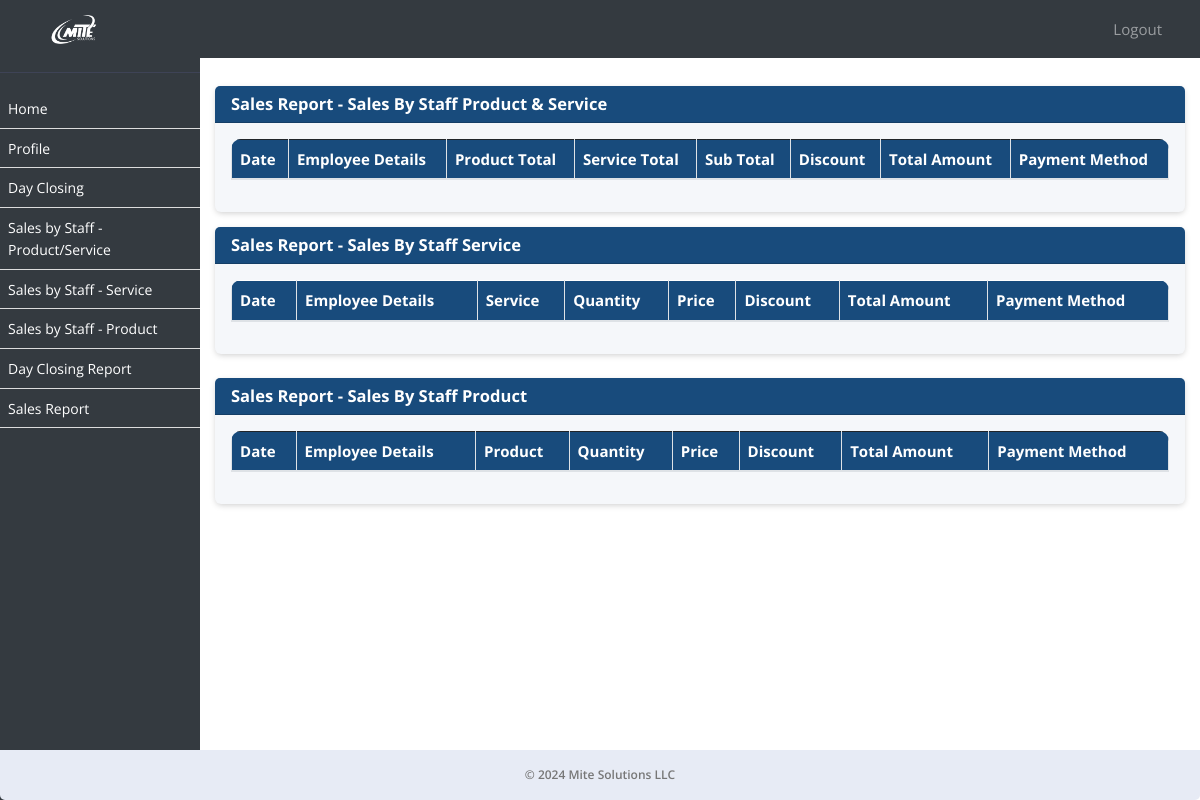
Page /sale/sales-report/ (signed in) on the earlier database version.
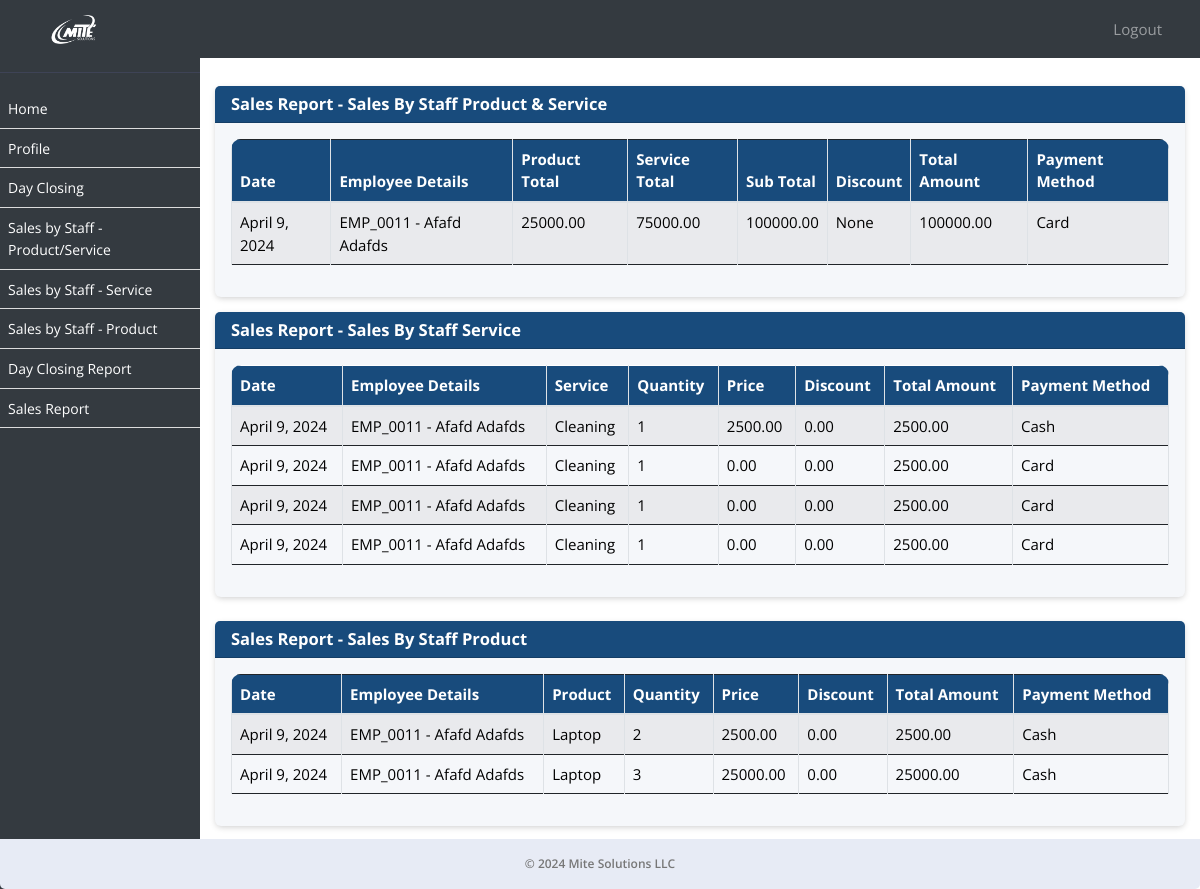
Same page on the later database version.
### ezshopapp/models.py (models this page shows, shortened)
class Module(models.Model):
    URL_CHOICES = [
        ('/sale/dayclosing/', 'Day Closing'),
        ('/dayclosing/admin/', 'Admin Day Closing'),
        ('/sale/sales-by-staff-item-service/', 'Sales by Staff - Product/Service'),
        ('/sale/sales-by-staff-service/', 'Sales by Staff - Service'),
        ('/sale/sales-by-staff-item/', 'Sales by Staff - Product'),
        ('/sale/day-closing-report/', 'Day Closing Report'),
        ('/sale/sales-report/', 'Sales Report'),
    ]
    URL_NAMES = [
        ('Day Closing', '/sale/dayclosing/'),
        ('Admin Day Closing', '/dayclosing/admin/'),
        ('Sales by Staff - Product/Service', '/sale/sales-by-staff-item-service/'),
        ('Sales by Staff - Service', '/sale/sales-by-staff-service/'),
        ('Sales by Staff - Product', '/sale/sales-by-staff-item/'),
        ('Day Closing Report', '/sale/day-closing-report/'),
        ('Sales Report', '/sale/sales-report/'),
    ]
    url = models.CharField(max_length=150, choices=URL_CHOICES, null=True, verbose_name='Page Name')
    name = models.CharField(max_length=50, choices=URL_NAMES, null=True, verbose_name='Page URL')
    created_on = models.DateTimeField(auto_now_add=True, null=True)

class SalesByStaffItemService(models.Model):
    date = models.DateField(_("Date"))
    employee = models.ForeignKey(Employee, on_delete=models.CASCADE, verbose_name=_("Employee"), null=True)
    product = models.ForeignKey(Product, on_delete=models.CASCADE, verbose_name=_("Product"),  null=True)
    pquantity = models.PositiveIntegerField(_("Product Quantity"),  null=True)
    pprice = models.DecimalField(max_digits=10, decimal_places=2, verbose_name=_("Product Price"),  null=True)
    service = models.ForeignKey(Service, on_delete=models.CASCADE, verbose_name=_("Service"),  null=True)
    squantity = models.PositiveIntegerField(_("Service Quantity"),  null=True)
    sprice = models.DecimalField(max_digits=10, decimal_places=2, verbose_name=_("Service Price"),  null=True)
    sub_total = models.DecimalField(max_digits=10, decimal_places=2, verbose_name=_("Sub Total"))
    discount = models.DecimalField(max_digits=10, decimal_places=2, verbose_name=_("Discount"), null=True)
    total_amount = models.DecimalField(max_digits=10, decimal_places=2, verbose_name=_("Total Amount"), null=True)
    payment_method = models.CharField(max_length=20, choices=PAYMENT_METHOD_CHOICES, verbose_name=_("Payment Method"))
    created_on = models.DateTimeField(auto_now_add=True, null=True)
    itemtotal = models.DecimalField(max_digits=10, decimal_places=2, verbose_name=_("Products Total"), null=True)
    servicetotal = models.DecimalField(max_digits=10, decimal_places=2, verbose_name=_("Service Total"), null=True)

class Employee(models.Model):
    employee_id = models.CharField(max_length=10, unique=True)
    username = models.CharField(max_length=50, null=True)
    password = models.CharField(max_length=50, null=True)
    business_profile = models.CharField(max_length=255, null=True)
    business_profile_id = models.IntegerField(null=True)
    first_name = models.CharField(max_length=255)
    second_name = models.CharField(max_length=255)
    nationality = models.CharField(max_length=255)
    mobile_no = models.CharField(max_length=20, blank=True, null=True)
    passport_no = models.CharField(max_length=20, unique=True)
    passport_expiration_date = models.DateField()
    emirates_id = models.CharField(max_length=20, unique=True)
    id_expiration_date = models.DateField()
    basic_pay = models.DecimalField(max_digits=10, decimal_places=2)
    house_allowance = models.DecimalField(max_digits=10, decimal_places=2, default=0)
    transportation_allowance = models.DecimalField(max_digits=10, decimal_places=2, default=0)
    commission_percentage = models.DecimalField(max_digits=5, decimal_places=2, default=0, validators=[MinValueValidator(0)])
    joining_date = models.DateField()
    job_role = models.ForeignKey(Role, on_delete=models.SET_NULL, null=True)
    is_employee = models.BooleanField(default=True)
    created_on = models.DateTimeField(auto_now_add=True, null=True)

class SaleByStaffService(models.Model):
    date = models.DateField(_("Date"))
    employee = models.ForeignKey(Employee, on_delete=models.CASCADE, verbose_name=_("Employee"), null=True)
    service = models.ForeignKey(Service, on_delete=models.CASCADE)
    quantity = models.IntegerField(default=1)
    price = models.DecimalField(max_digits=10, decimal_places=2, default=0)
    discount = models.DecimalField(max_digits=5, decimal_places=2, default=0)
    payment_method = models.CharField(max_length=100,choices=PAYMENT_METHOD_CHOICES)
    total_amount = models.DecimalField(max_digits=10, decimal_places=2, verbose_name=_("Total Amount"), null=True)
    created_on = models.DateTimeField(auto_now_add=True, null=True)

class Service(models.Model):
    name = models.CharField(max_length=255)
    duration = models.PositiveIntegerField()
    vat = models.BooleanField(default=False)
    amount = models.DecimalField(max_digits=10, decimal_places=2)
    max_discount_allowed = models.DecimalField(max_digits=10, decimal_places=2)
    status = models.BooleanField(default=True)
    business_profile = models.CharField(max_length=255, null=True)
    created_on = models.DateTimeField(auto_now_add=True, null=True)

class SaleByStaffItem(models.Model):
    date = models.DateField()
    employee = models.ForeignKey(Employee, on_delete=models.CASCADE, verbose_name=_("Employee"), null=True)
    item = models.ForeignKey(Product, on_delete=models.CASCADE, null=True)
    quantity = models.PositiveIntegerField(null=True)
    price = models.DecimalField(max_digits=10, decimal_places=2, null=True)
    discount = models.DecimalField(max_digits=10, decimal_places=2, default=0.0)
    payment_method = models.CharField(max_length=20, choices=PAYMENT_METHOD_CHOICES)
    total_amount = models.DecimalField(max_digits=10, decimal_places=2, verbose_name=_("Total Amount"), null=True)
    created_on = models.DateTimeField(auto_now_add=True, null=True)

class Product(models.Model):
    name = models.CharField(max_length=255)
    vat = models.BooleanField(default=False)
    amount = models.DecimalField(max_digits=10, decimal_places=2)
    max_discount_allowed = models.DecimalField(max_digits=10, decimal_places=2)
    status = models.BooleanField(default=True)
    business_profile = models.CharField(max_length=255, null=True)
    created_on = models.DateTimeField(auto_now_add=True, null=True)

### ezshopapp/views.py (the view)
# urls.py: path('sale/sales-report/', sales_report, name='sales_report'),
def sales_report(request):
    logged_in_employee_id = request.session.get('employee_id')
    sales = SalesByStaffItemService.objects.filter(employee__id=logged_in_employee_id)
    sales_staff_service = SaleByStaffService.objects.filter(employee__id=logged_in_employee_id)
    sales_staff_item = SaleByStaffItem.objects.filter(employee__id=logged_in_employee_id)
    employees = Employee.objects.get(id=logged_in_employee_id)
    role = Role.objects.filter(name=employees.job_role).first()
    active_modules = role.modules.all()
    context = {'sales': sales, 'sales_staff_service': sales_staff_service, 'sales_staff_item': sales_staff_item,'active_modules':active_modules}
    return render(request, 'sales_report.html', context)

### ezshopapp/models.py (called while the page is built)
    def __str__(self):
        return self.name

### ezshopapp/templates/sales_report.html (shortened to what the changed rows need)
{% extends 'emp_base.html' %}
{% block content %}
<div class="">
    <div class="card">
    <div class="card-body">
        <div class="table-responsive">
            <table class="table table-bordered table-striped nowrap" style="width: 100%;" id="ssis">
                <thead>
                    <tr>
                        <th>Date</th>
                        <th>Employee Details</th>
                        <th>Product Total</th>
                        <th>Service Total</th>
                        <th>Sub Total</th>
                        <th>Discount</th>
                        <th>Total Amount</th>
                        <th>Payment Method</th>
                    </tr>
                </thead>
                <tbody>
                    {% for sale in sales %}
                    <tr>
                        <td>{{ sale.date }}</td>
                        <td class="text-capitalize">{{ sale.employee.employee_id }} - {{ sale.employee.first_name }} {{ sale.employee.second_name }}</td>
                        <td>{{ sale.itemtotal }}</td>
                        <td>{{ sale.servicetotal }}</td>
                        <td>{{ sale.sub_total }}</td>
                        <td>{{ sale.discount }}</td>
                        <td>{{ sale.total_amount }}</td>
                        <td class="text-capitalize">{{ sale.payment_method }}</td>
                    </tr>
                    {% endfor %}
                </tbody>
            </table>
        </div>
    </div>
</div>
</div>
<div class="">
<div class="card mt-2 mb-4">
<div class="card-body">
<div class="table-responsive">
    <table class="table table-bordered table-striped nowrap"  style="width: 100%;" id="sss">
        <thead class="text-white">
            <tr>
                <th>Date</th>
                <th>Employee Details</th>
                <th>Service</th>
                <th>Quantity</th>
                <th>Price</th>
                <th>Discount</th>
                <th>Total Amount</th>
                <th>Payment Method</th>
            </tr>
        </thead>
        <tbody>
            {% for sales_admin in sales_staff_service %}
            <tr>
                <td>{{ sales_admin.date }}</td>
                <td class="text-capitalize">{{ sales_admin.employee.employee_id }} - {{ sales_admin.employee.first_name }} {{ sales_admin.employee.second_name }}</td>
                <td>{{ sales_admin.service.name }}</td>
                <td>{{ sales_admin.quantity }}</td>
                <td>{{ sales_admin.price }}</td>
                <td>{{ sales_admin.discount }}</td>
                <td>{{ sales_admin.total_amount }}</td>
                <td class="text-capitalize">{{ sales_admin.payment_method }}</td>
            </tr>
            {% endfor %}
        </tbody>
    </table>
</div>
</div>
</div>
<div class="mb-5">
<div class="card mt-2 mb-3">
    <div class="card-body">
    <div class="table-responsive">
        <table class="table table-bordered table-striped nowrap" style="width: 100%;" id="ssi">
            <thead>
                <tr>
                    <th>Date</th>
                    <th>Employee Details</th>
                    <th>Product</th>
                    <th>Quantity</th>
                    <th>Price</th>
                    <th>Discount</th>
                    <th>Total Amount</th>
                    <th>Payment Method</th>
                </tr>
            </thead>
            <tbody>
                {% for sales_item in sales_staff_item %}
                <tr>
                    <td>{{ sales_item.date }}</td>
                    <td class="text-capitalize">{{ sales_item.employee.employee_id }} - {{ sales_item.employee.first_name }} {{ sales_item.employee.second_name }}</td>
                    <td>{{ sales_item.item.name }}</td>
                    <td>{{ sales_item.quantity }}</td>
                    <td>{{ sales_item.price }}</td>
                    <td>{{ sales_item.discount }}</td>
                    <td>{{ sales_item.total_amount }}</td>
                    <td class="text-capitalize">{{ sales_item.payment_method }}</td>
                </tr>
                {% endfor %}
            </tbody>
        </table>
    </div>
    </div>
</div>
</div>
{% endblock %}

### ezshopapp/templates/emp_base.html (shortened to what this page needs)
{% load static %}
<!DOCTYPE html>
<html lang="en">
<head>
    <link rel="stylesheet" href="https://stackpath.bootstrapcdn.com/bootstrap/4.3.1/css/bootstrap.min.css">
    <link href="../../static/js/style.css" rel="stylesheet">
    <link rel="stylesheet" type="text/css" href="https://cdn.datatables.net/1.11.5/css/jquery.dataTables.css">
    <link rel="stylesheet" href="https://use.fontawesome.com/releases/v5.8.2/css/all.css">
    <link rel="stylesheet" href="https://cdn.datatables.net/1.10.24/css/dataTables.bootstrap4.min.css"/>
    <link rel="stylesheet" type="text/css" href="https://cdn.jsdelivr.net/npm/daterangepicker/daterangepicker.css" />
<link rel="stylesheet" href="https://cdn.datatables.net/2.0.2/css/dataTables.bootstrap5.css">
<link rel="stylesheet" href="https://cdn.datatables.net/responsive/3.0.0/css/responsive.bootstrap5.css">
<link rel="stylesheet" type="text/css" href="https://cdn.datatables.net/buttons/2.2.2/css/buttons.bootstrap5.min.css">
</head>
<body>
<nav class="navbar navbar-expand-lg navbar-dark bg-dark fixed-top">
    <a class="navbar-brand text-left" href="/employee-dashboard/">
         <img src="../../static/assets/logo.png" alt="Mite Solutions"  style="filter: brightness(0) invert(1);" width="5%">
    </a>
    <div class="collapse navbar-collapse" id="navbarNav">
        <ul class="navbar-nav ml-auto pl-3">
                <a class="nav-link" href="{% url 'employee_logout' %}" id="logout-link">Logout</a>
        </ul>
    </div>
</nav>
<div id="sidebar">
    <hr/>
<ul id="font-c" style="max-height: 400px; overflow-y: scroll;">
    <li><a href="/employee-dashboard/">Home</a></li>
    <li><a href="/profile/">Profile</a></li>
    {% for module in active_modules %}
        <li>
            <a href="{{ module.url }}">{{ module.name }}</a>
        </li>
    {% endfor %}
</ul>
</div>
<div id="content">
    {% block content %}{% endblock %}
    <footer class="footer mt-auto py-3 bg-light">
        <div class="container text-center">
            <span class="text-muted">&copy; 2024 Mite Solutions LLC</span>
        </div>
    </footer>
</div>
</body>
</html>

Differences in the rows shown:
added SalesByStaffItemService: date "April 9, 2024", employee.employee_id "EMP_0011", employee.first_name "Afafd", employee.second_name "Adafds", itemtotal "25000.00", servicetotal "75000.00", sub_total "100000.00", discount "None", total_amount "100000.00", payment_method "Card"
added SaleByStaffService: date "April 9, 2024", employee.employee_id "EMP_0011", employee.first_name "Afafd", employee.second_name "Adafds", service.name "Cleaning", quantity "1", price "2500.00", discount "0.00", total_amount "2500.00", payment_method "Cash"
added SaleByStaffService: date "April 9, 2024", employee.employee_id "EMP_0011", employee.first_name "Afafd", employee.second_name "Adafds", service.name "Cleaning", quantity "1", price "0.00", discount "0.00", total_amount "2500.00", payment_method "Card"
added SaleByStaffService: date "April 9, 2024", employee.employee_id "EMP_0011", employee.first_name "Afafd", employee.second_name "Adafds", service.name "Cleaning", quantity "1", price "0.00", discount "0.00", total_amount "2500.00", payment_method "Card"
added SaleByStaffService: date "April 9, 2024", employee.employee_id "EMP_0011", employee.first_name "Afafd", employee.second_name "Adafds", service.name "Cleaning", quantity "1", price "0.00", discount "0.00", total_amount "2500.00", payment_method "Card"
added SaleByStaffItem: date "April 9, 2024", employee.employee_id "EMP_0011", employee.first_name "Afafd", employee.second_name "Adafds", item.name "Laptop", quantity "2", price "2500.00", discount "0.00", total_amount "2500.00", payment_method "Cash"
added SaleByStaffItem: date "April 9, 2024", employee.employee_id "EMP_0011", employee.first_name "Afafd", employee.second_name "Adafds", item.name "Laptop", quantity "3", price "25000.00", discount "0.00", total_amount "25000.00", payment_method "Cash"
